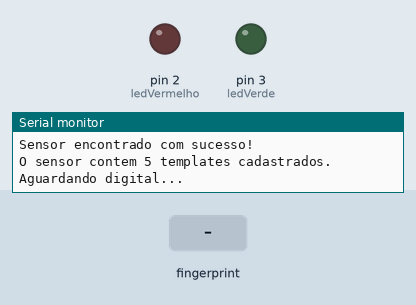
Simulated run of this sketch. Board: Arduino Mega 2560, built with avr-gcc and run on an emulated ATmega2560. Parts: output pins drawn as LEDs (lit = HIGH), the last lines printed to the serial monitor. Inputs (shaded band) come from the test bench.

Above: at 2.3 s.
2.4 s: finger stored as number 1 placed on the sensor
At 3.9 s:
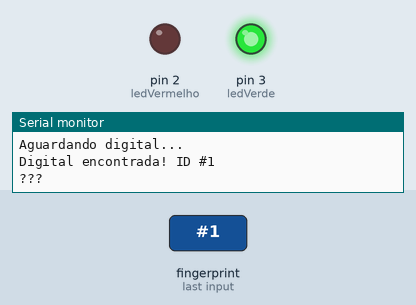
Timing chart, 0 to 9.2 s (numbered marks = the images above; inputs shaded):
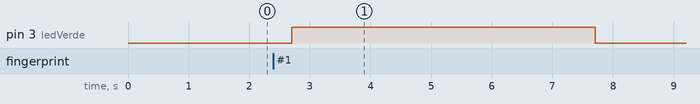

The sketch:

Reconhecimento3.ino
```cpp
#include <Adafruit_Fingerprint.h>

// Definindo os pinos dos LEDs
const int idSophia = 28;
const String nameSophia = "Sophia Silva Faria";
const int idLuis = 27;
const String nameLuis = "Luis Antonio Barbosa Pereira";
const int ledVerde = 3;
const int ledVermelho = 2;

// Para Arduino Mega, usamos Serial1 (Pino 19 como RX e Pino 18 como TX)
Adafruit_Fingerprint finger = Adafruit_Fingerprint(&Serial3);

void setup() {
  // Configura a velocidade do monitor serial do computador
  Serial.begin(9600);
  while (!Serial);  // Espera o Serial abrir
  delay(100);

  // Configura os pinos dos LEDs como saída
  pinMode(ledVerde, OUTPUT);
  pinMode(ledVermelho, OUTPUT);

  // Garante que começam desligados
  digitalWrite(ledVerde, LOW);
  digitalWrite(ledVermelho, LOW);

  Serial.println("\n\nTeste de Leitor Biometrico (AS608)");

  // Configura a taxa de transmissão do sensor
  finger.begin(57600);

  if (finger.verifyPassword()) {
    Serial.println("Sensor encontrado com sucesso!");
  } else {
    Serial.println("Sensor nao encontrado :(");
    while (1) { delay(1); }
  }

  finger.getTemplateCount();
  Serial.print("O sensor contem "); Serial.print(finger.templateCount); Serial.println(" templates cadastrados.");
  Serial.println("Aguardando digital...");
}

void loop() {
  int resultado = getFingerprintIDez();

  if (resultado >= 0) {
    // DIGITAL RECONHECIDA
    Serial.print("Digital encontrada! ID #"); Serial.println(resultado);
    switch(resultado){
      case 28:
      Serial.println(nameSophia); break;
      case 27:
      Serial.println(nameLuis); break;
      default:
      Serial.println("???"); break;
    }

    // Acende o LED verde por 2 segundos e garante o vermelho apagado
    digitalWrite(ledVerde, HIGH);
    digitalWrite(ledVermelho, LOW);
    delay(5000);
    digitalWrite(ledVerde, LOW);
  }
  else if (resultado == -2) {
    // DIGITAL NEGADA (Não cadastrada)
    Serial.println("Digital nao reconhecida!");

    // Acende o LED vermelho por 1 segundo
    digitalWrite(ledVermelho, HIGH);
    digitalWrite(ledVerde, LOW);
    delay(5000);
    digitalWrite(ledVermelho, LOW);
  }

  delay(50); // Pequena pausa para estabilidade
}

// Função modificada para diferenciar erro de leitura de digital negada
int getFingerprintIDez() {
  uint8_t p = finger.getImage();
  if (p != FINGERPRINT_OK) {
    // Se não há dedo no sensor, retorna -1 (silencioso)
    return -1;
  }

  p = finger.image2Tz();
  if (p != FINGERPRINT_OK) {
    // Erro ao converter a imagem, retorna -1 (silencioso)
    return -1;
  }

  // Usando o nome correto da função corrigido anteriormente
  p = finger.fingerSearch();
  if (p == FINGERPRINT_NOTFOUND) {
    // Digital escaneada, mas NÃO encontrada no banco de dados
    return -2;
  } else if (p != FINGERPRINT_OK) {
    // Outro tipo de erro genérico de busca, retorna -1 (silencioso)
    return -1;
  }

  // Se chegou aqui, encontrou a digital com sucesso! Retorna o ID
  return finger.fingerID;
}
```

Measured:
- after the input at 2.4 s, pin 3 (ledVerde): LOW → HIGH after 0.30 s, → LOW 5.0 s later
